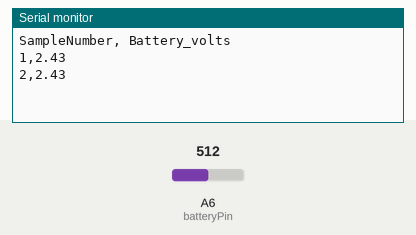
This sketch was run on a simulated Arduino Nano, built with avr-gcc and run on an emulated ATmega328P. Parts: the last lines printed to the serial monitor. The inputs (shaded band) are chosen by the test bench; at power-on: A6 (batteryPin) = 512. Storage starts empty.

Above: at 10.8 s.
10.9 s: A6 (batteryPin) set to 716
At 20.7 s:
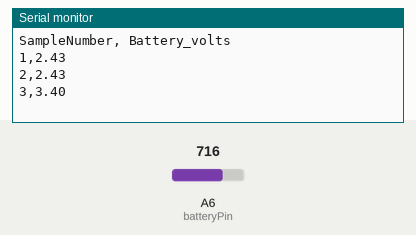
20.9 s: A6 (batteryPin) set to 900
At 31.2 s:
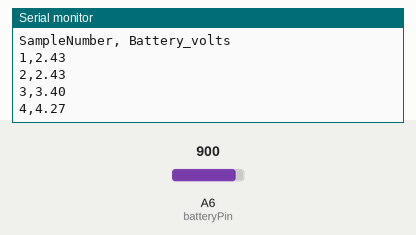
Timing chart, 0 to 32.7 s (numbered marks = the images above; inputs shaded):
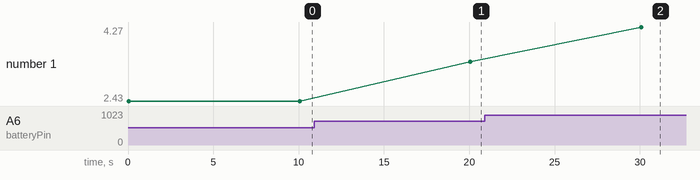

Measured:
- after the input at 10.9 s, the serial monitor: prints a new line after 9.2 s (image 1)
- after the input at 20.9 s, the serial monitor: prints a new line after 9.2 s (image 2)
- plotted number 1: 2.43 → 3.4 after the input at 10.9 s, 3.4 → 4.27 after the input at 20.9 s

The sketch:

sketch_jun26b.ino
```cpp
#include <Wire.h>
#include <SPI.h>
#include <SD.h>

//Digital pin 12 is the MicroSD slave select pin on the Mayfly
#define SD_SS_PIN 12

//The data log file
#define FILE_NAME "DataLog.txt"

//Data header  (these lines get written to the beginning of a file when it's created)
#define LOGGERNAME "Mayfly microSD Card Tester"
#define DATA_HEADER "SampleNumber, Battery_volts"

int sampleinterval = 10;    //time between samples, in seconds

int samplenum = 1;      // declare the variable "samplenum" and start with 1
int batteryPin = A6;    // on the Mayfly board, pin A6 is connected to a resistor divider on the battery input

int batterysenseValue = 0;  // variable to store the value coming from the analogRead function
float batteryvoltage;       // the battery voltage as calculated by the formula below


void setup()
{
  //Initialise the serial connection
  Serial.begin(57600);

  //Initialise log file
  setupLogFile();

  //Echo the data header to the serial connection
  Serial.println(DATA_HEADER);

}

void loop()
{
  String dataRec = createDataRecord();

  //Save the data record to the log file
  logData(dataRec);

  //Echo the data to the serial connection
  Serial.println(dataRec);

  delay(sampleinterval*1000);   //multiply by 1000 to convert from milliseconds to seconds

}


void setupLogFile()
{
  //Initialise the SD card
  if (!SD.begin(SD_SS_PIN))
  {
    Serial.println("Error: SD card failed to initialise or is missing.");
    //Hang
  //  while (true);
  }

  //Check if the file already exists
  bool oldFile = SD.exists(FILE_NAME);

  //Open the file in write mode
  File logFile = SD.open(FILE_NAME, FILE_WRITE);

  //Add header information if the file did not already exist
  if (!oldFile)
  {
    logFile.println(LOGGERNAME);
    logFile.println(DATA_HEADER);
  }

  //Close the file to save it
  logFile.close();
}


void logData(String rec)
{
  //Re-open the file
  File logFile = SD.open(FILE_NAME, FILE_WRITE);

  //Write the CSV data
  logFile.println(rec);

  //Close the file to save it
  logFile.close();
}

String createDataRecord()
{
  //Create a String type data record in csv format
  //SampleNumber, Battery
  String data = "";
  data += samplenum;           //creates a string called "data", put in the sample number
  data += ",";                 //adds a comma between values
  batterysenseValue = analogRead(batteryPin);         // reads the analog voltage on the batteryPin, reported in bits
  batteryvoltage = (3.3/1023.) * 1.47 * batterysenseValue;      // converts bits into volts (see batterytest sketch for more info)
  data += batteryvoltage;     //adds the battery voltage to the data string
  samplenum++;   //increment the sample number
  return data;
}
```
